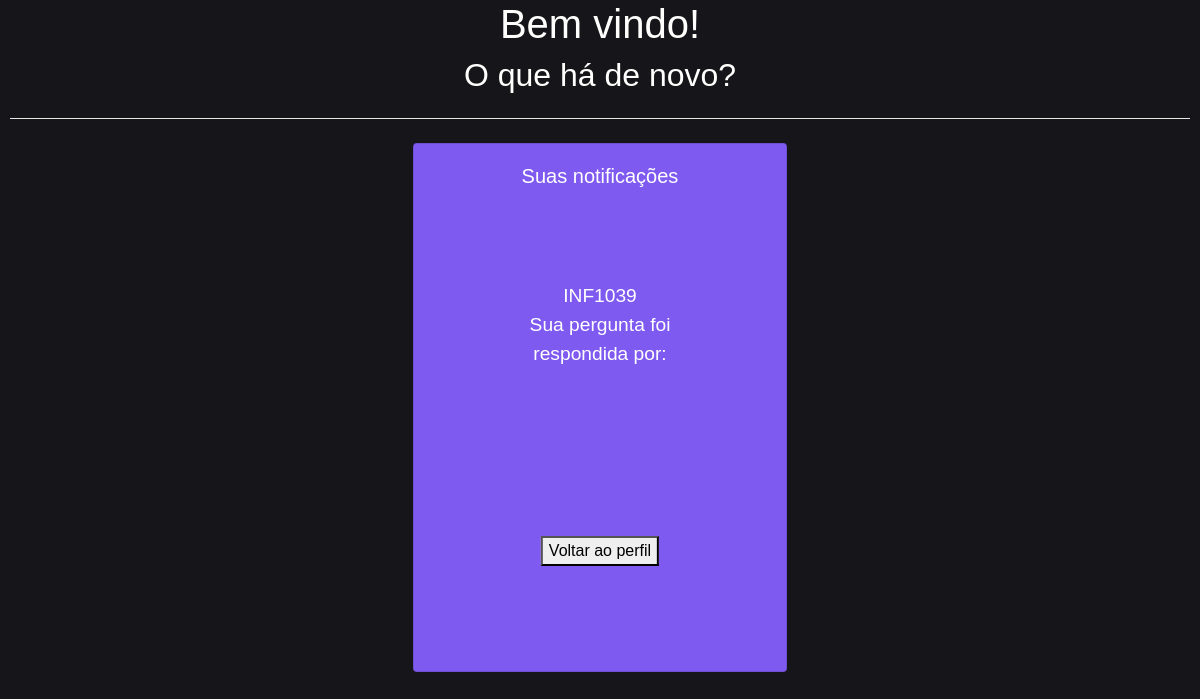
Before: /notificacoesUsuario (signed in) with the older database file.
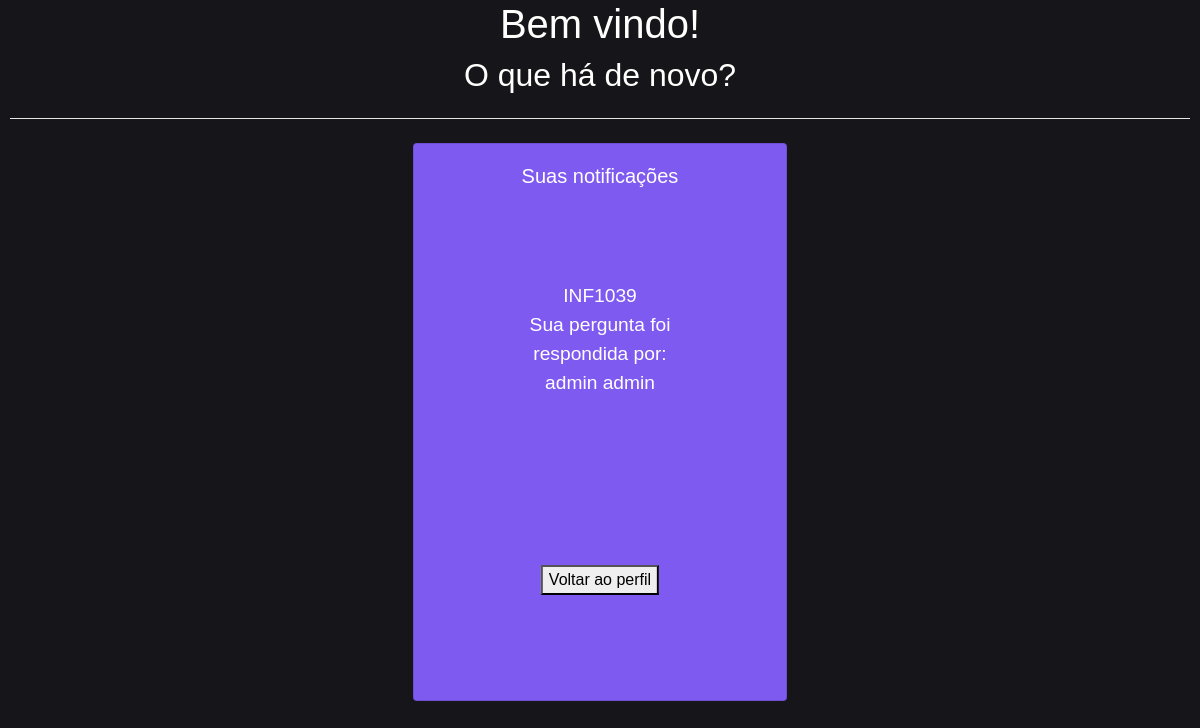
After: the same page with the newer database file.
### first/models.py (models this page shows, shortened)
class Resposta(models.Model):
    dataHora=models.DateTimeField(default = datetime.now)
    conteudo=models.TextField()
    usuario=models.ForeignKey(Usuario, on_delete=models.CASCADE)
    pergunta=models.ForeignKey(Pergunta, on_delete=models.CASCADE)

class Usuario(AbstractBaseUser):
    nome=models.CharField(max_length=30)
    sobrenome=models.CharField(max_length=30)
    email=models.EmailField(unique=True)
    is_admin = models.BooleanField(default=False)
    USERNAME_FIELD = 'email'
    REQUIRED_FIELDS = []
    objects = UserManager()

### first/views.py (the view)
# urls.py: path('notificacoesUsuario', views.notificacoesUsuario, name='notificacoesUsuario'),
def notificacoesUsuario(request):
    usuario=request.user
    perguntas = usuario.pergunta_set.all()
    return render(request, 'Notificações do usuário.html', {'perguntas': perguntas})

### first/templates/Notificações do usuário.html (shortened to what this page needs)
<!DOCTYPE html>
<html lang="pt-br">
<head>
    <h1>Bem vindo!</h1>
    <h2> O que há de novo?</h2>
    <link rel="stylesheet" href="https://stackpath.bootstrapcdn.com/bootstrap/4.1.3/css/bootstrap.min.css">
</head>
<body>
     <hr class="my-4" style = "background-color: #fffffe">
    <div class="row mx-md-n5">
      <div class="col-sm-4" style = "display: block; margin: auto">
        <div class="card" style = "background-color: #7f5af0; color: #fffffe;">
          <div class="card-body">
            <h5 class="card-title">Suas notificações</h5>
            <ul class="list-group">
    {% for pergunta in perguntas %}
        {% for resposta in pergunta.resposta_set.all %}
            <p style="color:#fffffe; text-align: center;border:2px solid #7f5af0;padding: 30px;margin: 50px; font-size: larger">
            {{pergunta.disciplina.codigo}}<br>
            Sua pergunta foi respondida por: {{resposta.usuario.nome}} {{resposta.usuario.sobrenome}}
        </p>
        {% endfor %}
    {% endfor %}
    <div class="container">
        <div class="center">
            <button onclick="document.location='perfilusuario_melhorado.html'">Voltar ao perfil</button>
    </div>
</div>
</body>
</html>

Changed rows visible on the page:
changed through a linked row, Resposta: usuario.nome (not shown) → "admin"; usuario.sobrenome (not shown) → "admin"
